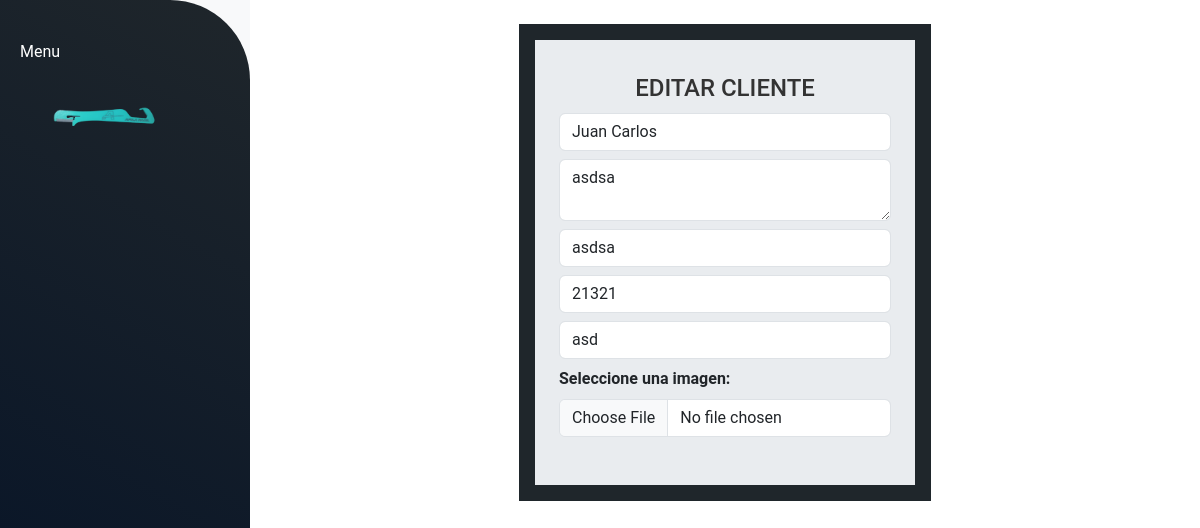
The page /clientes/editar/3/ on the database as committed earlier.
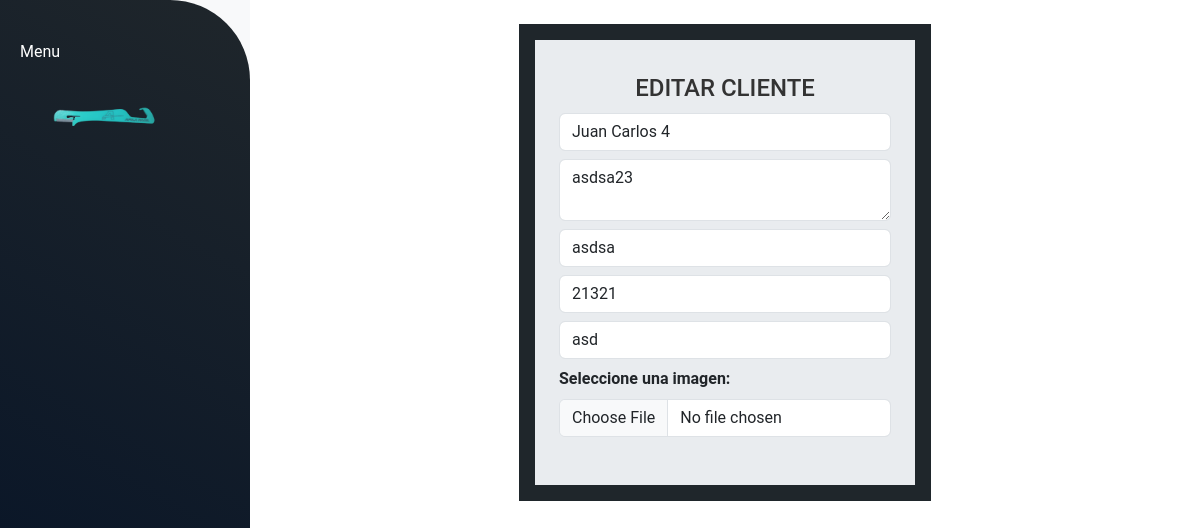
The same page on the database as committed later.
### clientes/models.py (models this page shows, shortened)
class Clientes(models.Model):
    nombre = models.CharField(max_length=50)
    detalle = models.CharField(max_length=200, blank=True)
    direccion = models.CharField(max_length=100)
    telefono = models.IntegerField(null=True, blank=True)
    email = models.CharField(max_length=100)
    imagen = models.TextField(null=True, blank=True)
    class Meta:
        db_table = 'clientes'
        verbose_name = "Clientes"

### clientes/views.py (the view)
# urls.py: path('editar/<int:id>/', views.editar_cliente, name='editar_cliente'),
def editar_cliente(request,id):
    cliente = get_object_or_404(Clientes, pk=id)
    if request.method == 'POST':
        form = ClientesForm(request.POST, request.FILES)
        if form.is_valid():
            cliente.nombre = form.cleaned_data['nombre']
            cliente.detalle = form.cleaned_data['detalle']
            cliente.direccion = form.cleaned_data['direccion']
            cliente.telefono = form.cleaned_data['telefono']
            cliente.email = form.cleaned_data['email']
            cliente.imagen = form.cleaned_data['imagen']
            cliente.save()
            return redirect('clientes')
    else:
        form = ClientesForm(initial={
        'nombre': cliente.nombre,
        'detalle': cliente.detalle,
        'direccion': cliente.direccion,
        'telefono':  cliente.telefono,
        'email': cliente.email,
        'imagen': cliente.imagen
        })
    return render(request, 'editar_cliente.html', {'form': form, 'cliente': cliente})

### clientes/forms.py
class ClientesForm(forms.Form):
    nombre = forms.CharField(max_length=100, required=True)
    detalle = forms.CharField(
        max_length=200,
        required=False,
        widget=forms.Textarea(attrs={'class': 'form-control'})
    )
    direccion = forms.CharField(max_length=100, required=True)
    telefono = forms.CharField(max_length=100, required=True)
    email = forms.CharField(max_length=100, required=True)
    imagen = forms.CharField(max_length=100, required=False)
    class Meta:
            model = Clientes

### clientes/templates/editar_cliente.html (shortened to what this page needs)
{% extends "materias_primas/layout.html" %}
{% load static %}
{% block content %}
<div class="container-fluid" id="altura">
  <div class="d-flex flex-column align-items-center" >
      <div class="d-flex justify-content-center mt-4 mb-5" style="background-color: #1f262b;">
          <form class="m-3 p-4 bg-body-secondary" method="post" action="{% url 'editar_cliente' cliente.id %}" enctype="multipart/form-data" >
               <h2 class="custom-title text-center">EDITAR CLIENTE</h2>
              <div class="form-outline mb-2" >
                  <input type="text" id="nombre" name="nombre" class="form-control" placeholder="Nombre completo" value="{{ cliente.nombre }}" />
              </div>
                  <div class="form-outline mb-2">
                    <textarea id="detalle" name="detalle" class="form-control" placeholder="Detalles" >{{ cliente.detalle }}</textarea>
                  </div>
                  <div class="form-outline mb-2">
                    <input type="text" id="direccion" name="direccion" class="form-control" placeholder="Direccion" value="{{ cliente.direccion }}"/>
                  </div>
                <div class="form-outline mb-2">
                  <input type="number" id="telefono" name="telefono" class="form-control" placeholder="Telefono" value="{{ cliente.telefono }}"/>
                </div>
            <div class="form-outline mb-2">
                <input type="text" id="email" name="email" class="form-control" placeholder="Email" value="{{ cliente.email }}"/>
            </div>
                  <div class="row mb-4">
                      <div class="form-outline">
                        <label class="form-label fw-bold w-100" for="imagen">Seleccione una imagen:</label>
                            <input type="file" id="imagen" name="imagen" class="form-control" value="{{ cliente.imagen }}"/>
                      </div>
                  </div>
          </form>
      </div>
  </div>
</div>
{% endblock %}

Rows that differ between the two databases and show on the page:
changed Clientes "asdsa": nombre "Juan Carlos" → "Juan Carlos 4"; detalle "asdsa" → "asdsa23"
